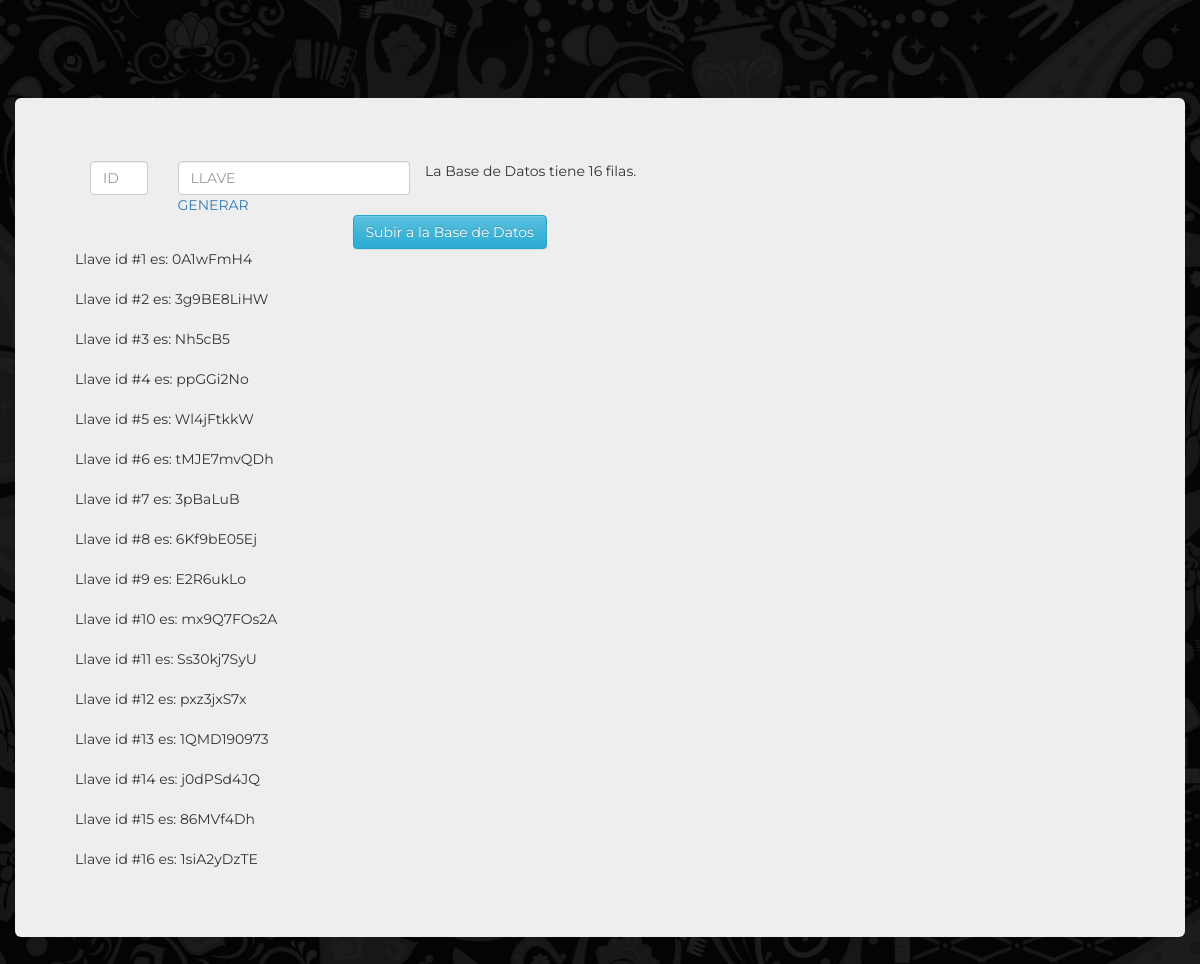
/generarLlaves.php (signed in), run on the app's committed database.
### tables this page shows
CREATE TABLE `llaves` (
  `id` int(11) NOT NULL,
  `llave` varchar(10) NOT NULL
);

### generarLlaves.php (the view, shortened to what this page needs)
<?php
	require 'funcs/conexion.php';
?>
<html>
	<head>
		<link rel="stylesheet" href="css/bootstrap.min.css" >
		<link rel="stylesheet" href="css/bootstrap-theme.min.css" >
		<link rel="stylesheet" href="css/estilos.css">
	</head>
	<body>
	<div class="container">
			<nav class='navbar'>
				<div class='container-fluid'>
				</div>
			</nav>
			<div class="jumbotron">
        	 <form action="<?php $_SERVER['PHP_SELF'] ?>" method="POST" autocomplete="off">
							<div class="form-group">
								<div class="col-md-1">
									<input type="text" class="form-control" name="cantidadLlaves" placeholder="id" value="<?php if(isset($cantidadLlaves)) echo $cantidadLlaves; ?>">
								</div>
							</div>
							<div class="form-group">
								<div class="col-md-3">
									<input type="text" id="llave" class="form-control" name="llave" placeholder="Llave" value="<?php if(isset($llave)) echo $llave; ?>">
									<a class="boton" onclick="FX_passGenerator('llave')">Generar</a>
								</div>
							</div>
							<div class="form-group">
								<div class="col-md-offset-3 col-md-9">
									<button id="btn-signup" type="submit" class="btn btn-info"><i class="icon-hand-right"></i>Subir a la Base de Datos</button>
								</div>
							</div>
			</form>
				<?php
				$consulta = "SELECT id FROM llaves ";
				$resultado = $mysqli->query($consulta);
				$row_cnt = $resultado->num_rows;
				printf("La Base de Datos tiene %d filas.\n <br><br>	", $row_cnt);?>
				<?php
				for ($i=1; $i <= $row_cnt ; $i++) {
						$sql = "SELECT id, llave FROM llaves WHERE id=$i ";
						$result = $mysqli->query($sql);
						$llave = $result->fetch_assoc();
						echo '<br>Llave id #'.$llave['id']." es: ".$llave['llave'].'<br>';
				}
				?>
				<br />
			</div>
		</div>
	</body>
</html>

### css/estilos.css (style rules this page uses)
input::placeholder, p, a { text-transform:uppercase; }
body { width:100%; font-family:'Montserrat', 'sans-serif' !important; background:url("../img/fondo-negro.jpg") no-repeat center center fixed; background-size:cover; }
.container { width:100%; }

### generarLlaves.php (style rules this page uses)
body { padding-top: 20px; padding-bottom: 20px; }

### data on the page
llaves: id "1", llave "0A1wFmH4"
llaves: id "2", llave "3g9BE8LiHW"
llaves: id "3", llave "Nh5cB5"
llaves: id "4", llave "ppGGi2No"
llaves: id "5", llave "Wl4jFtkkW"
llaves: id "6", llave "tMJE7mvQDh"
llaves: id "7", llave "3pBaLuB"
llaves: id "8", llave "6Kf9bE05Ej"
llaves: id "9", llave "E2R6ukLo"
llaves: id "10", llave "mx9Q7FOs2A"
llaves: id "11", llave "Ss30kj7SyU"
llaves: id "12", llave "pxz3jxS7x"
llaves: id "13", llave "1QMD190973"
llaves: id "14", llave "j0dPSd4JQ"
llaves: id "15", llave "86MVf4Dh"
llaves: id "16", llave "1siA2yDzTE"

### other printed values
$row_cnt "16"
